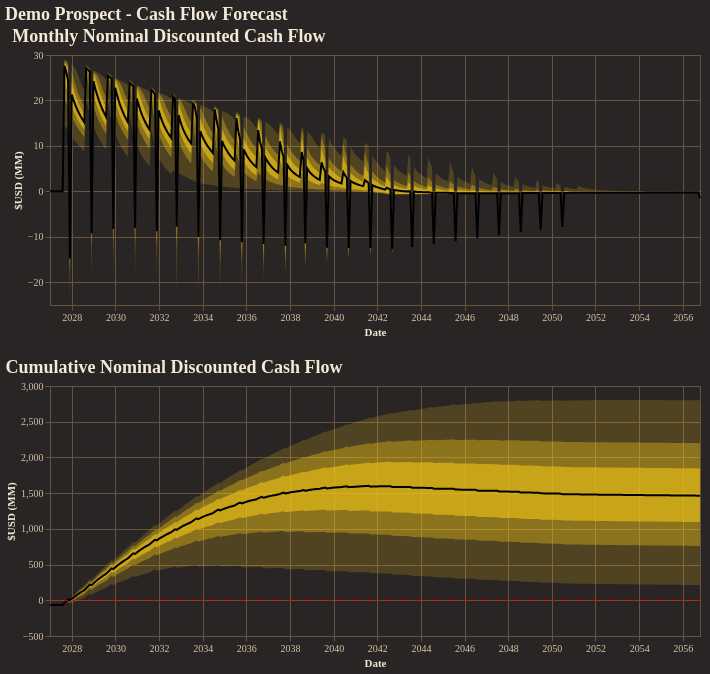

Here is the notebook cell this chart was saved with:
### Code cell
fig = reporter.plotter.combined_cash_flow_plot(
    figsize=(650, 250),
    backend=PLOTTING_BACKEND
)
fig.show()

### Figure 1 — Vega-Lite specification as saved in the notebook (floating-point values rounded to 4 significant figures; data arrays with more than 128 entries replaced by an {"elided": "..."} marker saying what was removed)
{"config": {"background": "#292524", "view": {"fill": "#292524", "stroke": "#665340"}, "title": {"color": "#f4e9d7", "font": "Merriweather", "fontSize": 18, "fontWeight": 600, "subtitleColor": "#d5c2a6", "anchor": "start"}, "axis": {"domainColor": "#665340", "gridColor": "#665340", "tickColor": "#665340", "labelColor": "#d5c2a6", "titleColor": "#f4e9d7", "labelFont": "Merriweather", "titleFont": "Merriweather"}, "legend": {"titleColor": "#f4e9d7", "labelColor": "#d5c2a6", "labelFont": "Merriweather", "titleFont": "Merriweather", "orient": "top-right", "symbolType": "circle"}, "header": {"labelColor": "#d5c2a6", "titleColor": "#f4e9d7", "labelFont": "Merriweather", "titleFont": "Merriweather"}, "mark": {"color": "#c78d3b"}, "line": {"color": "#c78d3b"}, "bar": {"color": "#c78d3b"}, "point": {"color": "#ddb06d"}, "area": {"color": "#c78d3b", "opacity": 0.35}, "text": {"color": "#f4e9d7", "font": "Merriweather"}, "range": {"category": ["#5DA5DA", "#F28E2B", "#59C36A", "#E15759", "#B07AA1", "#4ECDC4", "#FF9DA7", "#EDC948"]}}, "vconcat": [{"layer": [{"mark": {"type": "area", "color": "rgba(250, 204, 21, 1.0)", "opacity": 0.18}, "encoding": {"tooltip": [{"field": "date", "title": "Date", "type": "temporal"}, {"field": "p01", "format": ",.2f", "title": "P01", "type": "quantitative"}, {"field": "p10", "format": ",.2f", "title": "P10", "type": "quantitative"}, {"field": "p25", "format": ",.2f", "title": "P25", "type": "quantitative"}, {"field": "p50", "format": ",.2f", "title": "P50", "type": "quantitative"}, {"field": "p75", "format": ",.2f", "title": "P75", "type": "quantitative"}, {"field": "p90", "format": ",.2f", "title": "P90", "type": "quantitative"}, {"field": "p99", "format": ",.2f", "title": "P99", "type": "quantitative"}], "x": {"field": "date", "title": "Date", "type": "temporal"}, "y": {"field": "p01", "title": "$USD (MM)", "type": "quantitative"}, "y2": {"field": "p99"}}}, {"mark": {"type": "area", "color": "rgba(250, 204, 21, 1.0)", "opacity": 0.35}, "encoding": {"tooltip": [{"field": "date", "title": "Date", "type": "temporal"}, {"field": "p01", "format": ",.2f", "title": "P01", "type": "quantitative"}, {"field": "p10", "format": ",.2f", "title": "P10", "type": "quantitative"}, {"field": "p25", "format": ",.2f", "title": "P25", "type": "quantitative"}, {"field": "p50", "format": ",.2f", "title": "P50", "type": "quantitative"}, {"field": "p75", "format": ",.2f", "title": "P75", "type": "quantitative"}, {"field": "p90", "format": ",.2f", "title": "P90", "type": "quantitative"}, {"field": "p99", "format": ",.2f", "title": "P99", "type": "quantitative"}], "x": {"field": "date", "title": "Date", "type": "temporal"}, "y": {"field": "p10", "title": "$USD (MM)", "type": "quantitative"}, "y2": {"field": "p90"}}}, {"mark": {"type": "area", "color": "rgba(250, 204, 21, 1.0)", "opacity": 0.55}, "encoding": {"tooltip": [{"field": "date", "title": "Date", "type": "temporal"}, {"field": "p01", "format": ",.2f", "title": "P01", "type": "quantitative"}, {"field": "p10", "format": ",.2f", "title": "P10", "type": "quantitative"}, {"field": "p25", "format": ",.2f", "title": "P25", "type": "quantitative"}, {"field": "p50", "format": ",.2f", "title": "P50", "type": "quantitative"}, {"field": "p75", "format": ",.2f", "title": "P75", "type": "quantitative"}, {"field": "p90", "format": ",.2f", "title": "P90", "type": "quantitative"}, {"field": "p99", "format": ",.2f", "title": "P99", "type": "quantitative"}], "x": {"field": "date", "title": "Date", "type": "temporal"}, "y": {"field": "p25", "title": "$USD (MM)", "type": "quantitative"}, "y2": {"field": "p75"}}}, {"mark": {"type": "line", "color": "black", "strokeWidth": 2}, "encoding": {"tooltip": [{"field": "date", "title": "Date", "type": "temporal"}, {"field": "p01", "format": ",.2f", "title": "P01", "type": "quantitative"}, {"field": "p10", "format": ",.2f", "title": "P10", "type": "quantitative"}, {"field": "p25", "format": ",.2f", "title": "P25", "type": "quantitative"}, {"field": "p50", "format": ",.2f", "title": "P50", "type": "quantitative"}, {"field": "p75", "format": ",.2f", "title": "P75", "type": "quantitative"}, {"field": "p90", "format": ",.2f", "title": "P90", "type": "quantitative"}, {"field": "p99", "format": ",.2f", "title": "P99", "type": "quantitative"}], "x": {"field": "date", "title": "Date", "type": "temporal"}, "y": {"field": "p50", "title": "$USD (MM)", "type": "quantitative"}}}], "data": {"name": "data-606191a1346d292d56efa13eebcd81dd"}, "height": 250, "title": "Monthly Nominal Discounted Cash Flow", "width": 650}, {"layer": [{"layer": [{"mark": {"type": "area", "color": "rgba(250, 204, 21, 1.0)", "opacity": 0.18}, "encoding": {"tooltip": [{"field": "date", "title": "Date", "type": "temporal"}, {"field": "p01", "format": ",.2f", "title": "P01", "type": "quantitative"}, {"field": "p10", "format": ",.2f", "title": "P10", "type": "quantitative"}, {"field": "p25", "format": ",.2f", "title": "P25", "type": "quantitative"}, {"field": "p50", "format": ",.2f", "title": "P50", "type": "quantitative"}, {"field": "p75", "format": ",.2f", "title": "P75", "type": "quantitative"}, {"field": "p90", "format": ",.2f", "title": "P90", "type": "quantitative"}, {"field": "p99", "format": ",.2f", "title": "P99", "type": "quantitative"}], "x": {"field": "date", "title": "Date", "type": "temporal"}, "y": {"field": "p01", "title": "$USD (MM)", "type": "quantitative"}, "y2": {"field": "p99"}}}, {"mark": {"type": "area", "color": "rgba(250, 204, 21, 1.0)", "opacity": 0.35}, "encoding": {"tooltip": [{"field": "date", "title": "Date", "type": "temporal"}, {"field": "p01", "format": ",.2f", "title": "P01", "type": "quantitative"}, {"field": "p10", "format": ",.2f", "title": "P10", "type": "quantitative"}, {"field": "p25", "format": ",.2f", "title": "P25", "type": "quantitative"}, {"field": "p50", "format": ",.2f", "title": "P50", "type": "quantitative"}, {"field": "p75", "format": ",.2f", "title": "P75", "type": "quantitative"}, {"field": "p90", "format": ",.2f", "title": "P90", "type": "quantitative"}, {"field": "p99", "format": ",.2f", "title": "P99", "type": "quantitative"}], "x": {"field": "date", "title": "Date", "type": "temporal"}, "y": {"field": "p10", "title": "$USD (MM)", "type": "quantitative"}, "y2": {"field": "p90"}}}, {"mark": {"type": "area", "color": "rgba(250, 204, 21, 1.0)", "opacity": 0.55}, "encoding": {"tooltip": [{"field": "date", "title": "Date", "type": "temporal"}, {"field": "p01", "format": ",.2f", "title": "P01", "type": "quantitative"}, {"field": "p10", "format": ",.2f", "title": "P10", "type": "quantitative"}, {"field": "p25", "format": ",.2f", "title": "P25", "type": "quantitative"}, {"field": "p50", "format": ",.2f", "title": "P50", "type": "quantitative"}, {"field": "p75", "format": ",.2f", "title": "P75", "type": "quantitative"}, {"field": "p90", "format": ",.2f", "title": "P90", "type": "quantitative"}, {"field": "p99", "format": ",.2f", "title": "P99", "type": "quantitative"}], "x": {"field": "date", "title": "Date", "type": "temporal"}, "y": {"field": "p25", "title": "$USD (MM)", "type": "quantitative"}, "y2": {"field": "p75"}}}, {"mark": {"type": "line", "color": "black", "strokeWidth": 2}, "encoding": {"tooltip": [{"field": "date", "title": "Date", "type": "temporal"}, {"field": "p01", "format": ",.2f", "title": "P01", "type": "quantitative"}, {"field": "p10", "format": ",.2f", "title": "P10", "type": "quantitative"}, {"field": "p25", "format": ",.2f", "title": "P25", "type": "quantitative"}, {"field": "p50", "format": ",.2f", "title": "P50", "type": "quantitative"}, {"field": "p75", "format": ",.2f", "title": "P75", "type": "quantitative"}, {"field": "p90", "format": ",.2f", "title": "P90", "type": "quantitative"}, {"field": "p99", "format": ",.2f", "title": "P99", "type": "quantitative"}], "x": {"field": "date", "title": "Date", "type": "temporal"}, "y": {"field": "p50", "title": "$USD (MM)", "type": "quantitative"}}}], "data": {"name": "data-ddecef8f80ed07efdc4382b6307454a1"}, "title": "Cumulative Nominal Discounted Cash Flow"}, {"data": {"name": "data-42990c68f268a11fa16682fcd3437a6f"}, "mark": {"type": "rule", "color": "red", "strokeDash": [4, 4]}, "encoding": {"y": {"field": "zero", "type": "quantitative"}}}], "height": 250, "width": 650}], "title": "Demo Prospect - Cash Flow Forecast", "$schema": "https://vega.github.io/schema/vega-lite/v5.20.1.json", "datasets": {"data-606191a1346d292d56efa13eebcd81dd": {"elided": "360 records"}, "data-ddecef8f80ed07efdc4382b6307454a1": {"elided": "360 records"}, "data-42990c68f268a11fa16682fcd3437a6f": [{"zero": 0}]}}
